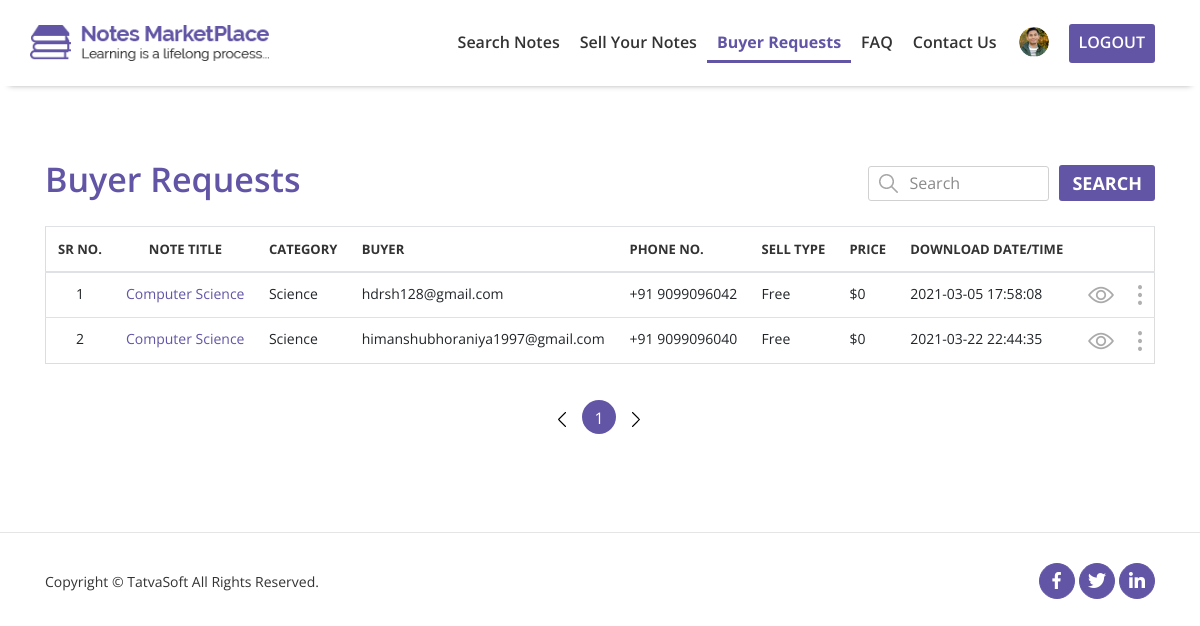
The page /FrontPanel/BuyerRequest.php (signed in) on the database its author committed.
### tables this page shows
CREATE TABLE `user` (
  `UserID` int(11) NOT NULL,
  `RoleID` int(11) NOT NULL,
  `FirstName` varchar(50) NOT NULL,
  `LastName` varchar(50) NOT NULL,
  `EmailID` varchar(100) NOT NULL,
  `Password` varchar(24) NOT NULL,
  `IsEmailVerified` int(2) NOT NULL,
  `Token` varchar(50) NOT NULL,
  `CreatedDate` datetime DEFAULT NULL,
  `CreatedBY` int(11) DEFAULT NULL,
  `ModifiedDate` datetime DEFAULT NULL,
  `ModifiedBy` int(11) DEFAULT NULL,
  `IsActive` tinyint(1) NOT NULL,
  `IsDeleted` tinyint(1) NOT NULL
);

CREATE TABLE `downloads` (
  `DownloadID` int(11) NOT NULL,
  `NoteID` int(11) NOT NULL,
  `Seller` int(11) NOT NULL,
  `Downloader` int(11) NOT NULL,
  `IsSellerHasAllowedDownload` int(2) NOT NULL,
  `AttachmentPath` varchar(500) DEFAULT NULL,
  `IsAttachmentDownloaded` int(2) NOT NULL,
  `AttachmentDownloadedDate` datetime DEFAULT NULL,
  `IsPaid` int(2) NOT NULL,
  `PurchasedPrice` decimal(10,0) DEFAULT NULL,
  `NoteTitle` varchar(100) NOT NULL,
  `NoteCategory` varchar(100) NOT NULL,
  `CreatedDate` datetime DEFAULT NULL,
  `CreatedBy` int(11) DEFAULT NULL,
  `ModifiedDate` datetime DEFAULT NULL,
  `ModifiedBy` int(11) DEFAULT NULL,
  `IsDeleted` tinyint(1) NOT NULL
);

CREATE TABLE `userprofile` (
  `UserProfileID` int(11) NOT NULL,
  `UserID` int(11) NOT NULL,
  `DOB` datetime DEFAULT NULL,
  `Gender` int(11) DEFAULT NULL,
  `SecondaryEmailAddress` varchar(100) DEFAULT NULL,
  `CountryCode` varchar(5) NOT NULL,
  `PhoneNumber` varchar(20) NOT NULL,
  `ProfilePicture` varchar(500) DEFAULT NULL,
  `AddressLine1` varchar(100) NOT NULL,
  `AddressLine2` varchar(100) NOT NULL,
  `City` varchar(50) NOT NULL,
  `State` varchar(50) NOT NULL,
  `ZipCode` varchar(50) NOT NULL,
  `Country` varchar(50) NOT NULL,
  `University` varchar(100) DEFAULT NULL,
  `College` varchar(100) DEFAULT NULL,
  `CreatedDate` datetime DEFAULT NULL,
  `CreatedBy` int(11) DEFAULT NULL,
  `ModifiedDate` datetime DEFAULT NULL,
  `ModifiedBy` int(11) DEFAULT NULL,
  `IsDeleted` tinyint(1) NOT NULL
);

### FrontPanel/BuyerRequest.php (the view, shortened to what this page needs)
<?php include "../includes/db.php"; ?>
        <?php
    $id = $_SESSION['ID'];
?>
<!DOCTYPE html>
<html lang="en">
<head>
    <link rel="stylesheet" href="css/bootstrap/bootstrap.min.css">
    <link rel="stylesheet" href="css/style.css">
    <link rel="stylesheet" href="css/responsive.css">
</head>
<body>
    <header>
        <nav class="navbar navbar-expand-lg fixed-top">
            <div class="container p-0">
                <div class="row">
                    <div class="col-md-3 navbar-header">
                        <a class="navbar-brand text-left" href="HomePage.php">
                            <img src="../images/logo.png" alt="logo">
                        </a>
                    </div>
                    <div class="text-right col-md-9 collapse navbar-collapse p-0" id="navbarSupportedContent">
                        <ul class="navbar-nav ml-auto">
                            <li class="nav-item"><a class="nav-link" href="Search.php">Search Notes</a></li>
                            <li class="nav-item"><a class="nav-link" href="AddNotes.php">Sell Your Notes</a>
                            </li>
                            <li class="nav-item"><a class="nav-link active" href="BuyerRequest.php">Buyer Requests</a></li>
                            <li class="nav-item"><a class="nav-link" href="FAQ.php">FAQ</a></li>
                            <li class="nav-item"><a class="nav-link" href="ContactUs.php">Contact Us</a></li>
                            <li class="nav-item">
                                <div class="dropdown">
                                    <a href="#" role="button" id="dropdownMenuLink" data-toggle="dropdown"
                                        aria-haspopup="true" aria-expanded="false">
                                        <img src="../images/reviewer-1.png" width="30" height="30" alt="user-image"
                                            class="d-inline-block align-top avatar-header rounded-circle">
                                    </a>
                                </div>
                            </li>
                            <li class="nav-item"><a class="nav-link" href="Login.php">LogOut</a></li>
                        </ul>
                    </div>
                </div>
            </div>
        </nav>
    </header>
    <section id="content">
        <div class="container">
            <div class="row heading">
                <div class="col-md-6 col-sm-6 p-0">
                    <h3 class="heading-1">Buyer Requests</h3>
                </div>
                <div class="col-md-6 col-sm-6 text-right search-1 p-0">
                    <img src="../images/search-icon.png" class="form-control-feedback" alt="search-icon">
                    <input class="input-search" type="search" placeholder="Search">
                    <a class="btn btn-general">Search</a>
                </div>
            </div>
            <?php
                if(isset($_GET['page'])){
                    $page =mysqli_real_escape_string($connection, $_GET['page']);
                    $page = htmlentities($page);
                }
                else{
                    $page = 1;
                }
                $num_per_page = 5;
                $start_from = ($page-1) * $num_per_page;
                $query = "SELECT D.`NoteTitle`, D.`NoteCategory`, U.`EmailID`, UP.`CountryCode`, UP.`PhoneNumber`, D.`IsPaid`, D.`PurchasedPrice`, D.`CreatedDate` FROM `user` AS U
                INNER JOIN `userprofile` AS UP ON UP.`UserID` = U.`UserID`
                INNER JOIN `downloads` AS D ON d.`Downloader` = U.`UserID`
                    WHERE D.`IsSellerHasAllowedDownload` = '0' AND U.`IsEmailVerified` = '1' AND D.`Seller` = '$id' AND D.`IsDeleted` = '0'";
                $select_query = mysqli_query($connection, $query);
                $total_records = mysqli_num_rows($select_query);
                $total_pages = ceil($total_records / $num_per_page);
                $i=1;
                $srno=1;
                if($total_records != 0){
            ?>
            <div class="row">
                <div class="table-top table-responsive">
                    <table class="table ">
                        <thead>
                            <tr>
                                <th class="text-center" scope="col">Sr No.</th>
                                <th class="text-center" scope="col">Note Title</th>
                                <th scope="col">Category</th>
                                <th scope="col">Buyer</th>
                                <th scope="col">Phone no.</th>
                                <th scope="col">Sell Type</th>
                                <th scope="col">Price</th>
                                <th scope="col">Download Date/Time</th>
                                <th class="text-center" scope="col"></th>
                                <th scope="col"></th>
                            </tr>
                        </thead>
                        <tbody>
                        <?php
                            while($row = mysqli_fetch_array($select_query))
                            {
                                if($start_from < $i){
                        ?>
                            <tr>
                                <td class="text-center" scope="row"><?php echo $srno++; ?></td>
                                <td class="td-blue"><?php echo $row["NoteTitle"] ?></td>
                                <td><?php echo $row["NoteCategory"] ?></td>
                                <td><?php echo $row["EmailID"] ?></td>
                                <td><?php echo $row["CountryCode"] ?><?php echo " " ?><?php echo $row["PhoneNumber"] ?></td>
                                <td><?php if($row["IsPaid"] == 1){ echo "Paid"; }else{ echo "Free"; } ?></td>
                                <td>$<?php echo $row["PurchasedPrice"] ?></td>
                                <td><?php echo $row["CreatedDate"] ?></td>
                                <td class="text-center">
                                    <img src="../images/eye.png" alt="eye-image">
                                </td>
                                <td class="text-center">
                                    <div class="dropdown">
                                        <a href="#" role="button" id="dropdownMenuLink" data-toggle="dropdown"
                                            aria-haspopup="true" aria-expanded="false">
                                            <img src="../images/dots.png" alt="dot-image">
                                        </a>
                                    </div>
                                </td>
                            </tr>
                            <?php
                                }
                                $i++;
                            }
                            ?>
                        </tbody>
                    </table>
                </div>
            </div>
            <div class="row text-center">
                <div class="col-md-12 num">
                    <ul class="pagination justify-content-center">
                        <li class="<?php if($page == 1){ echo 'disabled'; }?> page-item">
                            <a class="page-link" href="buyerrequest.php?page=<?php echo $page-1 ; ?>" aria-label="Previous">
                                <img src="../images/left-arrow.png" alt="left-arrow">
                            </a>
                        </li>
                        <?php
                            for($i=1;$i<=$total_pages;$i++){
                        ?>
                        <li class=" page-item">
                            <a class="page-link <?php if($page == $i) { echo 'active'; }?>" href="buyerrequest.php?page=<?php echo $i ; ?>"><?php echo $i ;?></a>
                        </li>
                        <?php
                            }
                        ?>
                        <li class="<?php if($page == $total_pages){ echo 'disabled'; }?> page-item">
                            <a class="page-link" href="buyerrequest.php?page=<?php echo $page+1 ; ?>" aria-label="Next">
                                <img src="../images/right-arrow.png" alt="right-arrow">
                            </a>
                        </li>
                    </ul>
                </div>
            </div>
        </div>
                <?php
            }
        ?>
    </section>
    <hr>
    <footer>
        <div class="container">
            <div class="row">
                <div class="col-md-6 col-sm-8 foot-text text-left">
                    <p>Copyright &copy; TatvaSoft All Rights Reserved.</p>
                </div>
                <div class="col-md-6 col-sm-4 foot-icon col-sm-4 text-right">
                    <ul class="social-list">
                        <li>
                            <a href="#">
                                <img src="../images/facebook.png" alt="facebook-image">
                            </a>
                        </li>
                        <li>
                            <a href="#">
                                <img src="../images/twitter.png" alt="twitter-image">
                            </a>
                        </li>
                        <li>
                            <a href="#">
                                <img src="../images/linkedin.png" alt="linkedin-image">
                            </a>
                        </li>
                    </ul>
                </div>
            </div>
        </div>
    </footer>
</body>
</html>

### FrontPanel/css/style.css (style rules this page uses)
* { margin: 0; padding: 0; box-sizing: border-box; }
html, body { height: 100%; font-family: 'Open Sans', sans-serif; }
section { overflow: hidden; }
.navbar .row { width: 100%; }
.navbar-brand img { width: 100%; z-index: 1; }
.navbar { padding: 20px 10px; transition: all 500ms linear; -webkit-transition: all 500ms linear; -moz-transition: all 500ms linear; -ms-transition: all 500ms linear; -o-transition: all 500ms linear; }
ul.navbar-nav > li > a, .nav-link-custom { color: white; font-size: 16px; font-weight: 400; line-height: 20px; }
ul.navbar-nav > li:last-child { background-color: white; border-radius: 3px; -webkit-border-radius: 3px; -moz-border-radius: 3px; -ms-border-radius: 3px; -o-border-radius: 3px; }
ul.navbar-nav > li:last-child a { color: #6255a5; font-weight: 600; }
#navbarSupportedContent .nav-link { padding: 8px 10px; }
ul.navbar-nav > li > a.active { color: white; font-weight: 700; }
.avatar-header { margin: 3px 20px 0 12px; }
.white-nav-top { background: white; box-shadow: 0 8px 6px -9px #999999; z-index: 2; }
.white-nav-top ul.navbar-nav > li > a, .nav-link-custom { font-family: 'Open Sans', sans-serif; font-size: 16px; font-weight: 600; line-height: 20px; color: #333333; }
.white-nav-top ul.navbar-nav > li > a.active { color: #6255a5; font-weight: 700; border-bottom: 3px solid #6255a5; }
.white-nav-top ul.navbar-nav > li:last-child { background-color: #6255a5; border-radius: 3px; text-transform: uppercase; -webkit-border-radius: 3px; -moz-border-radius: 3px; -ms-border-radius: 3px; -o-border-radius: 3px; -webkit-border-radius: 3px; }
.white-nav-top ul.navbar-nav > li:last-child a { color: white !important; }
#content { margin-top: 150px; margin-bottom: 60px; }
.heading { margin: 10px 0; }
.heading-1 { color: #6255a5; font-family: 'Open Sans', sans-serif; font-size: 34px; font-weight: 600; line-height: 38px; }
.input-search { height: 35px; border-radius: 3px; margin-right: 10px; border: 1px solid #d1d1d1; }
.search-1 { display: flex; justify-content: flex-end; align-items: center; }
[type="search"]::placeholder { padding-left: 40px; }
.form-control-feedback { position: relative; left: 30px; }
.btn-general { font-family: 'Open Sans', sans-serif; text-decoration: none; background-color: #6255a5; color: #ffffff; border-radius: 3px; font-size: 18px; line-height: 22px; font-weight: 700; text-transform: uppercase; }
.table-top { margin: 10px 15px 0 15px; }
.table { border-bottom: 1px solid #ddd; border-right: 1px solid #ddd; border-left: 1px solid #ddd; border-collapse: collapse; font-size: 14px; line-height: 18px; }
table thead { font-family: 'Open Sans', sans-serif; text-transform: uppercase; font-size: 13px; font-weight: 600; line-height: 20px; color: #333333; }
.td-blue { color: #6255a5; }
::placeholder { font-family: 'Open Sans', sans-serif; font-size: 16px; font-weight: 400; line-height: 20px; color: #8a8a8a; }
.pagination { text-align: center; border: none; }
ul.pagination > li > a.active { width: 34px; height: 34px; background-color: #6255a5; color: #ffffff; font-family: 'Open Sans', sans-serif; font-weight: 400; font-size: 16px; line-height: 20px; border-radius: 50%; }
.page-link { flood-color: #333333; font-family: 'Open Sans', sans-serif; font-weight: 400; font-size: 16px !important; line-height: 20px; }
ul.pagination > li > a { border: none; margin: 20px 2px; color: black; font-size: 10px; font-weight: 400; }
hr { margin: 0; margin-top: 60px; }
.foot-text p { margin: 40px 0; font-family: 'Open Sans', sans-serif; font-size: 14px; font-weight: 400; line-height: 18px; color: #333333; }
.social-list { margin: 30px 0; }
ul.social-list { padding: 0; }
ul.social-list li { display: inline-block; padding: 0; }
ul.social-list li a { text-align: center; background-color: #6255a5; border: 1px solid #6255a5; width: 36px; height: 36px; display: inline-block; line-height: 30px; color: white; border-radius: 50%; -webkit-border-radius: 50%; -moz-border-radius: 50%; -ms-border-radius: 50%; -o-border-radius: 50%; transition: all 400ms linear; -webkit-transition: all 400ms linear; -moz-transition: all 400ms linear; -ms-transition: all 400ms linear; -o-transition: all 400ms linear; }

### FrontPanel/css/responsive.css (style rules this page uses)
.navbar-header { position: relative; width: 50%; }

### rows shown on the page
user: downloads.NoteTitle "Computer Science", downloads.NoteCategory "Science", EmailID "hdrsh128@gmail.com", userprofile.CountryCode "+91", userprofile.PhoneNumber "9099096042", downloads.PurchasedPrice "0", downloads.CreatedDate "2021-03-05 17:58:08"
user: downloads.NoteTitle "Computer Science", downloads.NoteCategory "Science", EmailID "himanshubhoraniya1997@gmail.com", userprofile.CountryCode "+91", userprofile.PhoneNumber "9099096040", downloads.PurchasedPrice "0", downloads.CreatedDate "2021-03-22 22:44:35"
